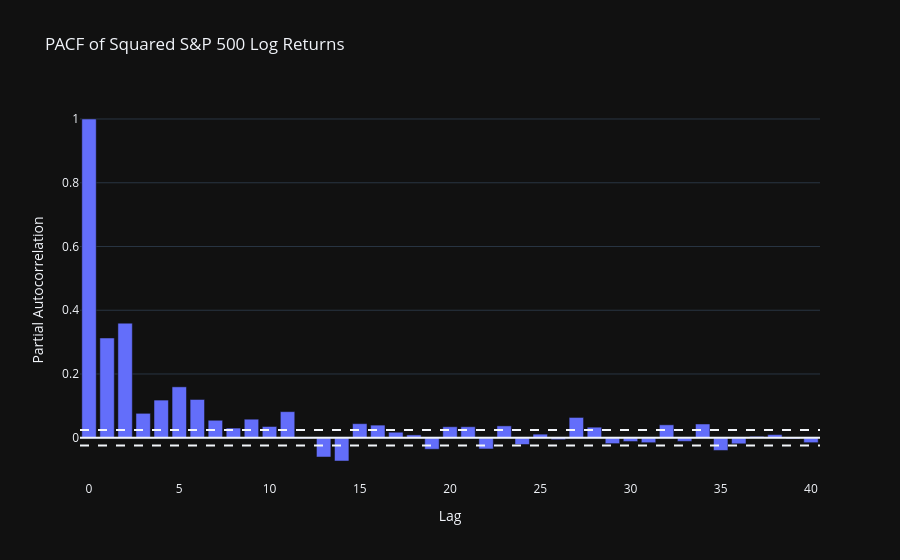

Here is the notebook cell this chart was saved with:
### Markdown cell above
# PACF of Squared Returns

### Code cell
# Compute PACF
pacf_vals = pacf(
    df['squared_returns'].dropna(),
    nlags = 40,
    method = 'ywm'
) 

# Plot
fig = go.Figure()

fig.add_trace(
    go.Bar(
        x=list(range(len(pacf_vals))),
        y=pacf_vals,
        name='PACF'
    )
)

# Confidence bands
fig.add_hline(y=conf, line_dash='dash')
fig.add_hline(y=-conf, line_dash='dash')
fig.add_hline(y=0)

fig.update_layout(
    title='PACF of Squared S&P 500 Log Returns',
    xaxis_title='Lag',
    yaxis_title='Partial Autocorrelation',
    showlegend=False
)

fig.show()
fig.write_image(
    "../reports/figures/pacf_squared_returns.png",
    width=1400,
    height=700,
    scale=2
)

### Figure 1 — Plotly figure (JSON) as saved in the notebook; plotly's stock layout.template omitted (floating-point values rounded to 4 significant figures)
{"data": [{"name": "PACF", "type": "bar", "x": [0, 1, 2, 3, 4, 5, 6, 7, 8, 9, 10, 11, 12, 13, 14, 15, 16, 17, 18, 19, 20, 21, 22, 23, 24, 25, 26, 27, 28, 29, 30, 31, 32, 33, 34, 35, 36, 37, 38, 39, 40], "y": [1.0, 0.313, 0.3595, 0.07663, 0.1181, 0.1597, 0.1201, 0.05483, 0.03036, 0.05821, 0.03526, 0.08186, -0.002584, -0.06045, -0.07296, 0.04417, 0.03964, 0.01733, 0.008882, -0.03606, 0.03452, 0.03459, -0.03522, 0.03722, -0.0211, 0.01129, -0.006118, 0.06368, 0.03315, -0.01843, -0.01187, -0.01555, 0.04053, -0.01131, 0.0432, -0.03984, -0.01902, 0.004413, 0.00984, -0.003748, -0.01549]}], "layout": {"shapes": [{"line": {"dash": "dash"}, "type": "line", "x0": 0, "x1": 1, "xref": "x domain", "y0": 0.02408, "y1": 0.02408, "yref": "y"}, {"line": {"dash": "dash"}, "type": "line", "x0": 0, "x1": 1, "xref": "x domain", "y0": -0.02408, "y1": -0.02408, "yref": "y"}, {"type": "line", "x0": 0, "x1": 1, "xref": "x domain", "y0": 0, "y1": 0, "yref": "y"}], "showlegend": false, "title": {"text": "PACF of Squared S&P 500 Log Returns"}, "xaxis": {"title": {"text": "Lag"}}, "yaxis": {"title": {"text": "Partial Autocorrelation"}}}}
